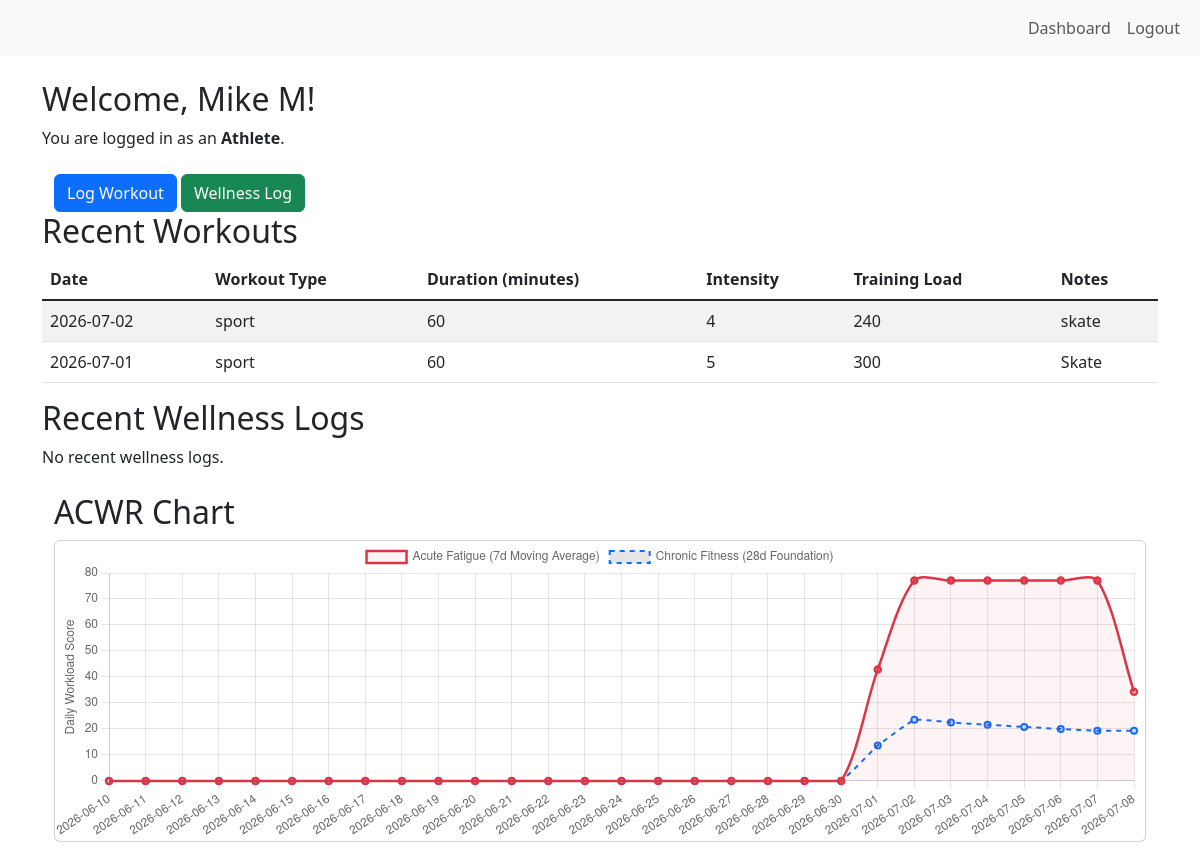
The page /athlete/dashboard (signed in) on the database as committed earlier.
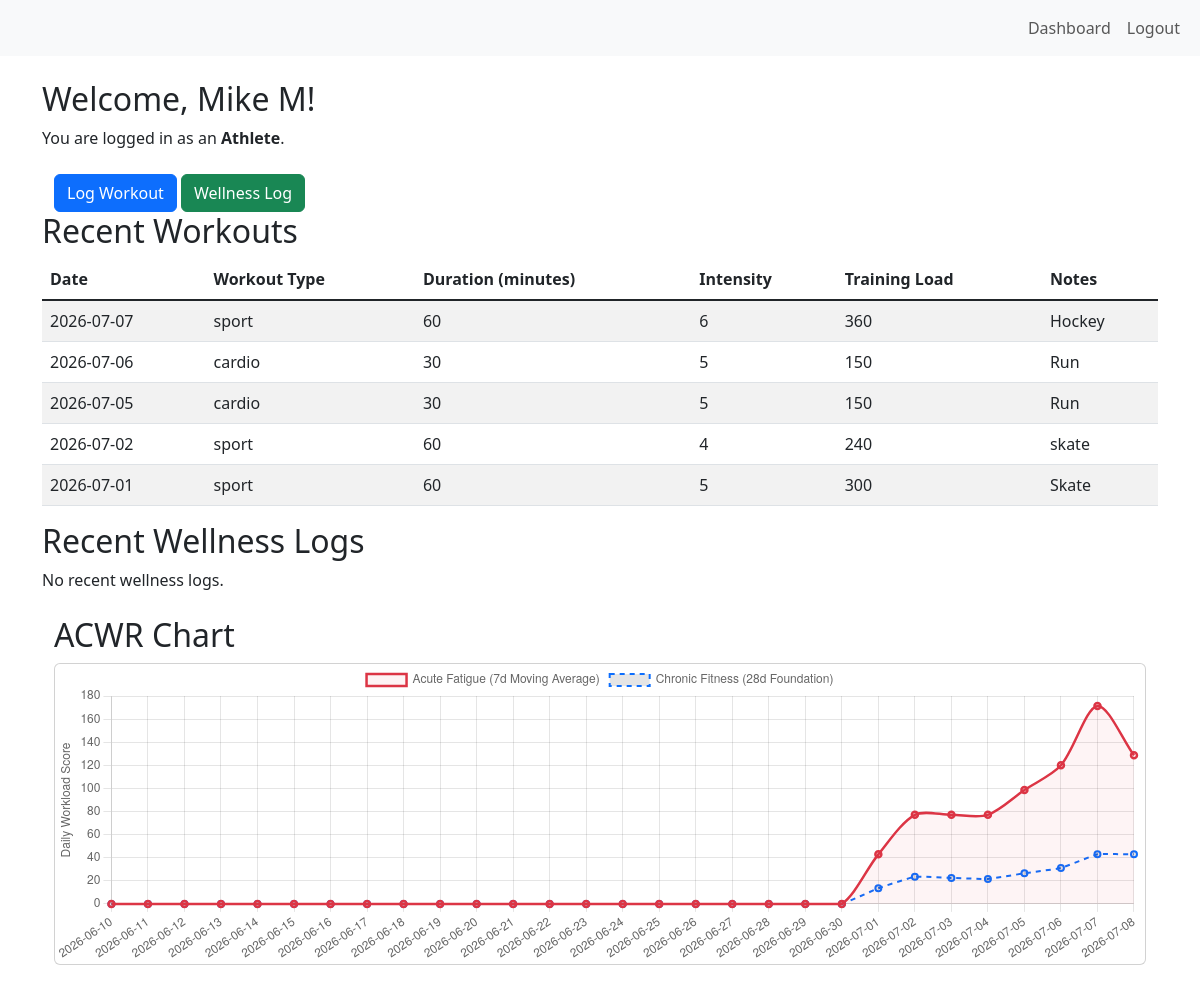
The same page on the database as committed later.
### app/models.py (models this page shows)
class User(UserMixin, db.Model):
    id = db.Column(db.Integer, primary_key=True)
    username = db.Column(db.String(150), unique=True, nullable=False)
    email = db.Column(db.String(150), unique=True, nullable=False)
    password_hash = db.Column(db.String(256), nullable=False)
    role = db.Column(db.String(50), nullable=False)  # 'coach' or 'athlete'
    created_at = db.Column(db.DateTime, default=datetime.utcnow)

class WorkoutLog(db.Model):
    id = db.Column(db.Integer, primary_key=True)
    athlete_id = db.Column(db.Integer, db.ForeignKey('user.id'), nullable=False)
    date = db.Column(db.DateTime, default=datetime.utcnow, nullable=False)
    workout_type = db.Column(db.String(100), nullable=False)
    duration_minutes = db.Column(db.Integer, nullable=False)
    intensity = db.Column(db.Integer, nullable=False)  # e.g., 1-10 scale
    notes = db.Column(db.Text, nullable=True)
    @property
    def training_load(self):
        return self.duration_minutes * self.intensity

### app/routes.py (the view)
@main_bp.route('/athlete/dashboard')
@login_required
def athlete_dashboard():
    if current_user.role != 'athlete':
        abort(403)  # cannot access if not an athlete
    workout_logs = WorkoutLog.query.filter_by(athlete_id=current_user.id).order_by(WorkoutLog.date.desc()).limit(7).all()
    wellness_logs = WellnessLog.query.filter_by(athlete_id=current_user.id).order_by(WellnessLog.date.desc()).limit(7).all()
    today = datetime.now().date()
    start_date = today - timedelta(days=28)
    chart_logs = WorkoutLog.query.filter(
        WorkoutLog.athlete_id == current_user.id,
        WorkoutLog.date >= start_date,
        WorkoutLog.date <= today
    ).all()
    chart_labels = []
    acute_values = []
    chronic_values = []
    if chart_logs:
        data = [{
            'date': pd.to_datetime(log.date),
            'training_load': log.training_load,
        } for log in chart_logs]
        df = pd.DataFrame(data)
        df = df.groupby('date').sum().reset_index()
        all_dates = pd.date_range(start=start_date, end=today).normalize()
        df = df.set_index('date').reindex(all_dates, fill_value=0).reset_index()
        df.rename(columns={'index': 'date'}, inplace=True)
        df['acute_roll'] = df['training_load'].rolling(window=7, min_periods=1).mean()
        df['chronic_roll'] = df['training_load'].rolling(window=28, min_periods=1).mean()
        chart_labels = [dt.strftime('%Y-%m-%d') for dt in df['date']]
        acute_values = df['acute_roll'].round(1).tolist()
        chronic_values = df['chronic_roll'].round(1).tolist()
    return render_template(
        'athlete_dashboard.html',
        workout_logs=workout_logs,
        wellness_logs=wellness_logs,
        chart_labels=json.dumps(chart_labels),
        acute_values=json.dumps(acute_values),
        chronic_values=json.dumps(chronic_values)
    )

### app/__init__.py (called while the page is built)
def create_app():
    app = Flask(__name__, template_folder='../templates/')
    app.config.from_object(Config)
    db.init_app(app)
    login_manager.init_app(app)
    from app.models import User
    @login_manager.user_loader
    def load_user(user_id):
        return User.query.get(int(user_id))
    from app.routes import main_bp
    app.register_blueprint(main_bp)
    return app

### templates/athlete_dashboard.html
{% extends "base.html" %}
{% block content %}
<div class="container mt-4">
    <h2>Welcome, {{ current_user.username }}!</h2>
    <p>You are logged in as an <strong>Athlete</strong>.</p>
    <div class="container-fluid mt-4">
        <a href="{{ url_for('main.workout_log') }}" class="btn btn-primary">Log Workout</a>
        <a href="{{ url_for('main.wellness_log') }}" class="btn btn-success">Wellness Log</a>
    </div>
    <h2>Recent Workouts</h2>
    {% if workout_logs %}
        <table class="table table-striped table-hover">
            <thead>
                <tr>
                    <th>Date</th>
                    <th>Workout Type</th>
                    <th>Duration (minutes)</th>
                    <th>Intensity</th>
                    <th>Training Load</th>
                    <th>Notes</th>
                </tr>
            </thead>
            <tbody class="table-group-divider">
                {% for log in workout_logs %}
                <tr>
                    <td>{{ log.date.strftime('%Y-%m-%d') }}</td>
                    <td>{{ log.workout_type }}</td>
                    <td>{{ log.duration_minutes }}</td>
                    <td>{{ log.intensity }}</td>
                    <td>{{ log.training_load }}</td>
                    <td>{{ log.notes }}</td>
                </tr>
                {% endfor %}
            </tbody>
        </table>
    {% else %}
        <p>No recent workouts logged.</p>
    {% endif %}
    <h2>Recent Wellness Logs</h2>
    {% if wellness_logs %}
        <table class="table table-striped table-hover">
            <thead>
                <tr>
                    <th>Date</th>
                    <th>Sleep Hours</th>
                    <th>Soreness</th>
                    <th>Mood</th>
                    <th>Resting Heart Rate</th>
                </tr>
            </thead>
            <tbody class="table-group-divider">
                {% for log in wellness_logs %}
                <tr>
                    <td>{{ log.date.strftime('%Y-%m-%d') }}</td>
                    <td>{{ log.sleep_hours }}</td>
                    <td>{{ log.soreness }}</td>
                    <td>{{ log.mood }}</td>
                    <td>{{ log.resting_heart_rate }}</td>
                </tr>
                {% endfor %}
            </tbody>
        </table>
    {% else %}
        <p>No recent wellness logs.</p>
    {% endif %}
    <div class="container mt-4">
        <h2>ACWR Chart</h2>
        <div class="card mb-4">
            <div style="position: relative; height:300px; width:100%;">
                <canvas id="acwrChart"></canvas>
            </div>
        </div>
    </div>
    <script>
        const label = {{ chart_labels | safe }};
        const acuteData = {{ acute_values | safe }};
        const chronicData = {{ chronic_values | safe }};
        const ctx = document.getElementById('acwrChart').getContext('2d');
        new Chart(ctx, {
            type: 'line',
            data: {
                labels: label,
                datasets: [
                    {
                        label: 'Acute Fatigue (7d Moving Average)',
                        data: acuteData,
                        borderColor: 'rgba(220, 53, 69, 1)', // Red line
                        backgroundColor: 'rgba(220, 53, 69, 0.05)',
                        borderWidth: 2.5,
                        tension: 0.3, // Makes line curves smooth
                        fill: true
                    },
                    {
                        label: 'Chronic Fitness (28d Foundation)',
                        data: chronicData,
                        borderColor: 'rgba(13, 110, 253, 1)', // Blue line
                        borderDash: [5, 5], // Dotted line formatting
                        borderWidth: 2,
                        tension: 0.1,
                        fill: false
                    }
                ]
            },
            options: {
                responsive: true,
                maintainAspectRatio: false,
                scales: {
                    y: {
                        beginAtZero: true,
                        title: { display: true, text: 'Daily Workload Score' }
                    }
                }
            }
        });
    </script>
</div> {% endblock %}

### templates/base.html (shortened to what this page needs)
<!DOCTYPE html>
<html lang="en">
<head>
    <link href="https://cdn.jsdelivr.net/npm/bootstrap@5.3.0/dist/css/bootstrap.min.css" rel="stylesheet">
</head>
<body>
    <nav class ="navbar navbar-expand-lg navbar-light bg-light">
        <div class="container-fluid">
            <div class="collapse navbar-collapse" id="navbarNav">
            {% if current_user.is_authenticated %}
                <ul class="navbar-nav ms-auto">
                    <li class="nav-item">
                        <a class="nav-link" href="{{ url_for('main.dashboard') }}">Dashboard</a>
                    </li>
                    <li class="nav-item">
                        <a class="nav-link" href="{{ url_for('main.logout') }}">Logout</a>
                    </li>
                </ul>
            {% endif %}
            </div>
        </div>
    </nav>
    {% block content %}
    {% endblock %}
</body>
</html>

Rows that differ between the two databases and show on the page:
added WorkoutLog: date "2026-07-07", workout_type "sport", duration_minutes "60", intensity "6", training_load "360", notes "Hockey"
added WorkoutLog: date "2026-07-06", workout_type "cardio", duration_minutes "30", intensity "5", training_load "150", notes "Run"
now on this page (row edited): WorkoutLog: date "2026-07-05", workout_type "cardio", duration_minutes "30", intensity "5", training_load "150", notes "Run"
Other text that changed with them:
chart data {{ acute_values | safe }}: [0.0, 0.0, 0.0, 0.0, 0.0, 0.0, 0.0, 0.0, 0.0, 0.0, 0.0, 0.0, 0.0, 0.0, 0.0, 0.0, 0.0, 0.0, 0.0, 0.0, 0.0, 42.9, 77.1, 77.1, 77.1, 77.1, 77.1, 77.1, 34.3] → [0.0, 0.0, 0.0, 0.0, 0.0, 0.0, 0.0, 0.0, 0.0, 0.0, 0.0, 0.0, 0.0, 0.0, 0.0, 0.0, 0.0, 0.0, 0.0, 0.0, 0.0, 42.9, 77.1, 77.1, 77.1, 98.6, 120.0, 171.4, 128.6]
chart data {{ chronic_values | safe }}: [0.0, 0.0, 0.0, 0.0, 0.0, 0.0, 0.0, 0.0, 0.0, 0.0, 0.0, 0.0, 0.0, 0.0, 0.0, 0.0, 0.0, 0.0, 0.0, 0.0, 0.0, 13.6, 23.5, 22.5, 21.6, 20.8, 20.0, 19.3, 19.3] → [0.0, 0.0, 0.0, 0.0, 0.0, 0.0, 0.0, 0.0, 0.0, 0.0, 0.0, 0.0, 0.0, 0.0, 0.0, 0.0, 0.0, 0.0, 0.0, 0.0, 0.0, 13.6, 23.5, 22.5, 21.6, 26.5, 31.1, 42.9, 42.9]
